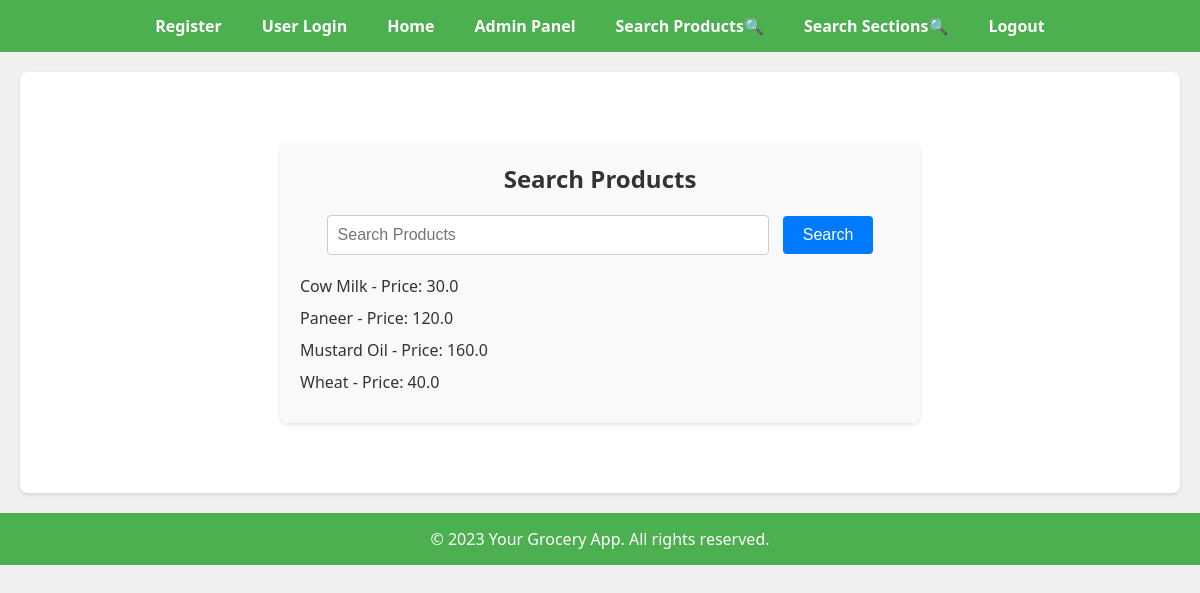
Page /search/products on the committed database.
### model.py (models this page shows)
class Product(db.Model):
    id = db.Column(db.Integer, primary_key=True)
    name = db.Column(db.String(100), nullable=False)
    stock = db.Column(db.Integer, nullable=False)
    manufacture_date = db.Column(db.Date)
    expiry_date = db.Column(db.Date)
    rate_per_unit = db.Column(db.Float)
    section_id = db.Column(db.Integer, db.ForeignKey('section.id'), nullable=False)

### app.py (the view)
@app.route('/search/products', methods=['GET'])
def search_products():
    search_term = request.args.get('q', '').strip()
    products = Product.query.filter(Product.name.ilike(f'%{search_term}%')).all()
    return render_template('search_products.html', title='Search Products', search_term=search_term, products=products)

### templates/search_products.html
{% extends 'base.html' %}
{% block content %}
<div class="search-products-container" style="max-width: 600px; margin: 50px auto; padding: 20px; background-color: #f9f9f9; border-radius: 8px; box-shadow: 0 2px 4px rgba(0, 0, 0, 0.1); text-align: center;">
  <h1 class="search-products-title" style="font-size: 24px; margin-bottom: 20px; color: #333;">Search Products</h1>
  <form action="{{ url_for('search_products') }}" method="get" style="margin-bottom: 20px;">
    <input type="text" name="q" value="{{ search_term }}" placeholder="Search Products" style="padding: 10px; border: 1px solid #ccc; border-radius: 4px; font-size: 16px; width: 70%; margin-right: 10px;">
    <button type="submit" style="padding: 10px 20px; background-color: #007bff; color: #fff; border: none; border-radius: 4px; font-size: 16px; cursor: pointer; transition: background-color 0.3s ease;">Search</button>
  </form>
  <ul class="product-list" style="list-style-type: none; padding: 0; text-align: left;">
    {% for product in products %}
    <li style="margin-bottom: 10px;">{{ product.name }} - Price: {{ product.rate_per_unit }}</li>
    {% endfor %}
  </ul>
</div>
{% endblock %}

### templates/base.html (style rules this page uses)
body, h1, h2, p, ul, li { margin: 0; padding: 0; }
body { background-color: #f0f0f0; font-family: 'Segoe UI', Tahoma, Geneva, Verdana, sans-serif; color: #333; }

### rows in the picture
Product: name "Cow Milk", rate_per_unit "30.0"
Product: name "Paneer", rate_per_unit "120.0"
Product: name "Mustard Oil", rate_per_unit "160.0"
Product: name "Wheat", rate_per_unit "40.0"
